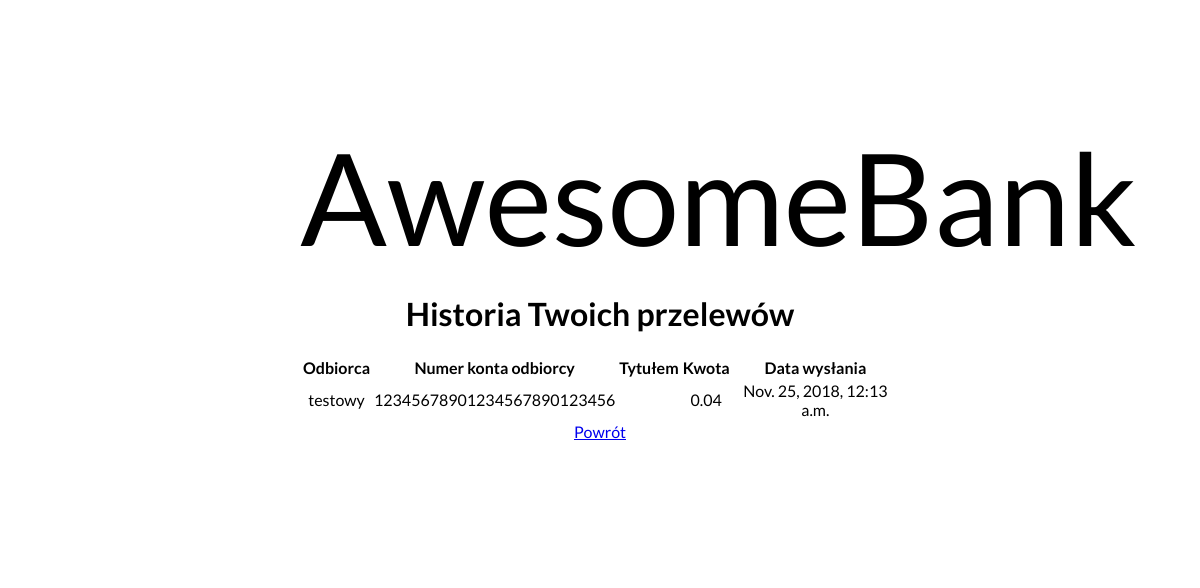
Before: /transfers_history (signed in) with the older database file.
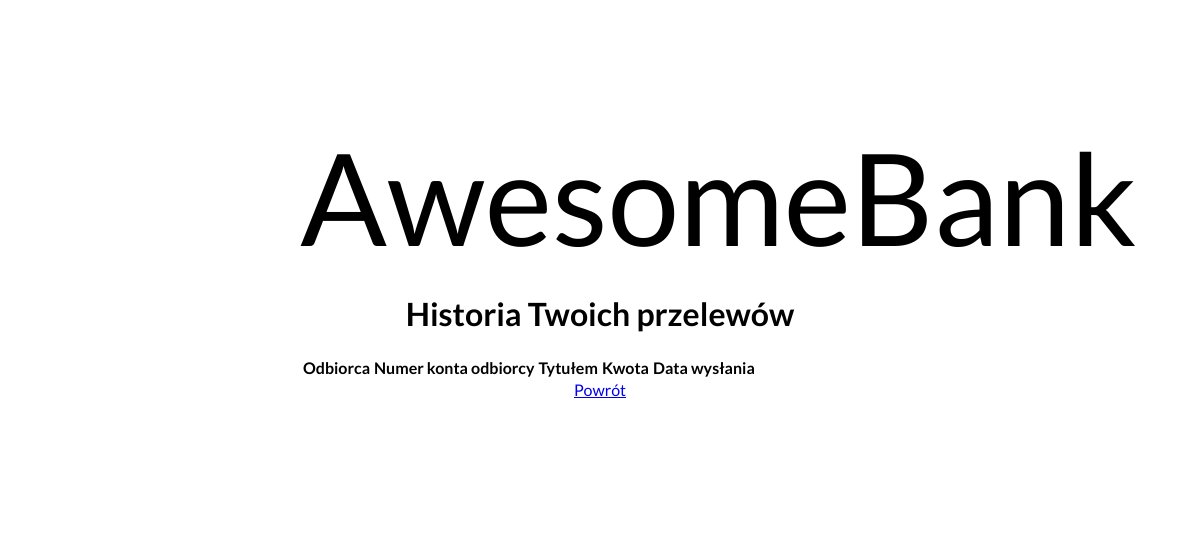
After: the same page with the newer database file.
### AwesomeBank/models.py (models this page shows)
class Transfer(models.Model):
    sender = models.ForeignKey(User, null=False, editable=False, on_delete=models.PROTECT)
    recipient_name = models.CharField(null=False, blank=False, max_length=80)
    recipient_account = models.CharField(null=False, max_length=26)
    title = models.CharField(null=False, blank=False, max_length=120)
    amount = models.DecimalField(null=False, decimal_places=2, max_digits=10)
    date = models.DateTimeField(default=timezone.now)

### AwesomeBank/views.py (the view)
# urls.py: path('transfers_history', transfers_history, name='transfers_history'),
def transfers_history(request):
    transfers = []
    for item in Transfer.objects.all():
        if item.sender_id == request.user.id:
            transfers.append(item)
    context = {
        'transfers': transfers
    }
    return render(request, 'transfers_history.html', context)

### templates/transfers_history.html (shortened to what this page needs)
{% extends 'registration/../temp.html' %}
{% block main_content %}
    {% if user.is_authenticated %}
    <h1>Historia Twoich przelewów</h1>
        <form method="post">
            <table>
                <tr>
                    <th>Odbiorca</th>
                    <th>Numer konta odbiorcy</th>
                    <th>Tytułem</th>
                    <th>Kwota</th>
                    <th>Data wysłania</th>
                 </tr>
            {% for t in transfers %}
                <tr>
                    <td>{{ t.recipient_name }}</td>
                    <td>{{ t.recipient_account }}</td>
                    <td>{{ t.title }}</td>
                    <td>{{ t.amount }}</td>
                    <td>{{ t.date }}</td>
                </tr>
            {% endfor %}
            </table>
        </form>
        <a href="{% url 'transfer_sending' %}">Powrót</a>
    {% else %}
        <p>Nie jesteś zalogowany!</p>
        <a href="{% url 'login' %}">Zaloguj się</a>
        <a href="{% url 'signup' %}">Zarejestruj się</a>
    {% endif %}
{% endblock %}

Changed rows visible on the page:
removed Transfer: recipient_name "testowy", recipient_account "12345678901234567890123456", amount "0.04", date "Nov. 25, 2018, 12:13 a.m."
